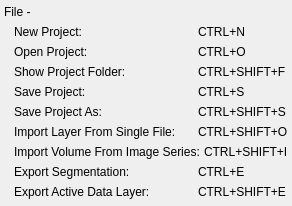
              <widget class="QWidget" name="widget_4" native="true">
               <property name="sizePolicy">
                <sizepolicy hsizetype="Preferred" vsizetype="Fixed">
                 <horstretch>0</horstretch>
                 <verstretch>0</verstretch>
                </sizepolicy>
               </property>
               <layout class="QVBoxLayout" name="verticalLayout">
                <property name="spacing">
                 <number>0</number>
                </property>
                <property name="leftMargin">
                 <number>4</number>
                </property>
                <property name="topMargin">
                 <number>2</number>
                </property>
                <property name="rightMargin">
                 <number>4</number>
                </property>
                <property name="bottomMargin">
                 <number>4</number>
                </property>
                <item>
                 <widget class="QWidget" name="widget_3" native="true">
                  <layout class="QHBoxLayout" name="horizontalLayout_6">
                   <property name="spacing">
                    <number>0</number>
                   </property>
                   <property name="margin">
                    <number>0</number>
                   </property>
                   <item>
                    <widget class="QLabel" name="label">
                     <property name="minimumSize">
                      <size>
                       <width>0</width>
                       <height>20</height>
                      </size>
                     </property>
                     <property name="text">
                      <string>File -</string>
                     </property>
                    </widget>
                   </item>
                  </layout>
                 </widget>
                </item>
                <item>
                 <widget class="QWidget" name="widget_5" native="true">
                  <property name="minimumSize">
                   <size>
                    <width>0</width>
                    <height>20</height>
                   </size>
                  </property>
                  <layout class="QHBoxLayout" name="horizontalLayout_7" stretch="2,1">
                   <property name="spacing">
                    <number>4</number>
                   </property>
                   <property name="leftMargin">
                    <number>10</number>
                   </property>
                   <property name="topMargin">
                    <number>0</number>
                   </property>
                   <property name="rightMargin">
                    <number>0</number>
                   </property>
                   <property name="bottomMargin">
                    <number>0</number>
                   </property>
                   <item>
                    <widget class="QLabel" name="label_2">
                     <property name="text">
                      <string>New Project:</string>
                     </property>
                    </widget>
                   </item>
                   <item>
                    <widget class="QLabel" name="label_3">
                     <property name="text">
                      <string>CTRL+N</string>
                     </property>
                    </widget>
                   </item>
                  </layout>
                 </widget>
                </item>
                <item>
                 <widget class="QWidget" name="widget_6" native="true">
                  <property name="minimumSize">
                   <size>
                    <width>0</width>
                    <height>20</height>
                   </size>
                  </property>
                  <layout class="QHBoxLayout" name="horizontalLayout_8" stretch="2,1">
                   <property name="spacing">
                    <number>4</number>
                   </property>
                   <property name="leftMargin">
                    <number>10</number>
                   </property>
                   <property name="topMargin">
                    <number>0</number>
                   </property>
                   <property name="rightMargin">
                    <number>0</number>
                   </property>
                   <property name="bottomMargin">
                    <number>0</number>
                   </property>
                   <item>
                    <widget class="QLabel" name="label_4">
                     <property name="text">
                      <string>Open Project:</string>
                     </property>
                    </widget>
                   </item>
                   <item>
                    <widget class="QLabel" name="label_5">
                     <property name="text">
                      <string>CTRL+O</string>
                     </property>
                    </widget>
                   </item>
                  </layout>
                 </widget>
                </item>
                <item>
                 <widget class="QWidget" name="widget_7" native="true">
                  <property name="minimumSize">
                   <size>
                    <width>0</width>
                    <height>20</height>
                   </size>
                  </property>
                  <layout class="QHBoxLayout" name="horizontalLayout_9" stretch="2,1">
                   <property name="spacing">
                    <number>4</number>
                   </property>
                   <property name="leftMargin">
                    <number>10</number>
                   </property>
                   <property name="topMargin">
                    <number>0</number>
                   </property>
                   <property name="rightMargin">
                    <number>0</number>
                   </property>
                   <property name="bottomMargin">
                    <number>0</number>
                   </property>
                   <item>
                    <widget class="QLabel" name="label_6">
                     <property name="text">
                      <string>Show Project Folder:</string>
                     </property>
                    </widget>
                   </item>
                   <item>
                    <widget class="QLabel" name="label_7">
                     <property name="text">
                      <string>CTRL+SHIFT+F</string>
                     </property>
                    </widget>
                   </item>
                  </layout>
                 </widget>
                </item>
                <item>
                 <widget class="QWidget" name="widget_8" native="true">
                  <property name="minimumSize">
                   <size>
                    <width>0</width>
                    <height>20</height>
                   </size>
                  </property>
                  <layout class="QHBoxLayout" name="horizontalLayout_10" stretch="2,1">
                   <property name="spacing">
                    <number>4</number>
                   </property>
                   <property name="leftMargin">
                    <number>10</number>
                   </property>
                   <property name="topMargin">
                    <number>0</number>
                   </property>
                   <property name="rightMargin">
                    <number>0</number>
                   </property>
                   <property name="bottomMargin">
                    <number>0</number>
                   </property>
                   <item>
                    <widget class="QLabel" name="label_8">
                     <property name="text">
                      <string>Save Project:</string>
                     </property>
                    </widget>
                   </item>
                   <item>
                    <widget class="QLabel" name="label_9">
                     <property name="text">
                      <string>CTRL+S</string>
                     </property>
                    </widget>
                   </item>
                  </layout>
                 </widget>
                </item>
                <item>
                 <widget class="QWidget" name="widget_55" native="true">
                  <property name="minimumSize">
                   <size>
                    <width>0</width>
                    <height>20</height>
                   </size>
                  </property>
                  <layout class="QHBoxLayout" name="horizontalLayout_51" stretch="2,1">
                   <property name="spacing">
                    <number>4</number>
                   </property>
                   <property name="leftMargin">
                    <number>10</number>
                   </property>
                   <property name="topMargin">
                    <number>0</number>
                   </property>
                   <property name="rightMargin">
                    <number>0</number>
                   </property>
                   <property name="bottomMargin">
                    <number>0</number>
                   </property>
                   <item>
                    <widget class="QLabel" name="label_84">
                     <property name="text">
                      <string>Save Project As:</string>
                     </property>
                    </widget>
                   </item>
                   <item>
                    <widget class="QLabel" name="label_85">
                     <property name="text">
                      <string>CTRL+SHIFT+S</string>
                     </property>
                    </widget>
                   </item>
                  </layout>
                 </widget>
                </item>
                <item>
                 <widget class="QWidget" name="widget_9" native="true">
                  <property name="minimumSize">
                   <size>
                    <width>0</width>
                    <height>20</height>
                   </size>
                  </property>
                  <layout class="QHBoxLayout" name="horizontalLayout_11" stretch="2,1">
                   <property name="spacing">
                    <number>4</number>
                   </property>
                   <property name="leftMargin">
                    <number>10</number>
                   </property>
                   <property name="topMargin">
                    <number>0</number>
                   </property>
                   <property name="rightMargin">
                    <number>0</number>
                   </property>
                   <property name="bottomMargin">
                    <number>0</number>
                   </property>
                   <item>
                    <widget class="QLabel" name="label_10">
                     <property name="text">
                      <string>Import Layer From Single File:</string>
                     </property>
                    </widget>
                   </item>
                   <item>
                    <widget class="QLabel" name="label_11">
                     <property name="text">
                      <string>CTRL+SHIFT+O</string>
                     </property>
                    </widget>
                   </item>
                  </layout>
                 </widget>
                </item>
                <item>
                 <widget class="QWidget" name="widget_10" native="true">
                  <property name="minimumSize">
                   <size>
                    <width>0</width>
                    <height>20</height>
                   </size>
                  </property>
                  <layout class="QHBoxLayout" name="horizontalLayout_12" stretch="2,1">
                   <property name="spacing">
                    <number>4</number>
                   </property>
                   <property name="leftMargin">
                    <number>10</number>
                   </property>
                   <property name="topMargin">
                    <number>0</number>
                   </property>
                   <property name="rightMargin">
                    <number>0</number>
                   </property>
                   <property name="bottomMargin">
                    <number>0</number>
                   </property>
                   <item>
                    <widget class="QLabel" name="label_12">
                     <property name="text">
                      <string>Import Volume From Image Series:</string>
                     </property>
                    </widget>
                   </item>
                   <item>
                    <widget class="QLabel" name="label_13">
                     <property name="text">
                      <string>CTRL+SHIFT+I</string>
                     </property>
                    </widget>
                   </item>
                  </layout>
                 </widget>
                </item>
                <item>
                 <widget class="QWidget" name="widget_11" native="true">
                  <property name="minimumSize">
                   <size>
                    <width>0</width>
                    <height>20</height>
                   </size>
                  </property>
                  <layout class="QHBoxLayout" name="horizontalLayout_13" stretch="2,1">
                   <property name="spacing">
                    <number>4</number>
                   </property>
                   <property name="leftMargin">
                    <number>10</number>
                   </property>
                   <property name="topMargin">
                    <number>0</number>
                   </property>
                   <property name="rightMargin">
                    <number>0</number>
                   </property>
                   <property name="bottomMargin">
                    <number>0</number>
                   </property>
                   <item>
                    <widget class="QLabel" name="label_14">
                     <property name="text">
                      <string>Export Segmentation:</string>
                     </property>
                    </widget>
                   </item>
                   <item>
                    <widget class="QLabel" name="label_15">
                     <property name="text">
                      <string>CTRL+E</string>
                     </property>
                    </widget>
                   </item>
                  </layout>
                 </widget>
                </item>
                <item>
                 <widget class="QWidget" name="widget_12" native="true">
                  <property name="minimumSize">
                   <size>
                    <width>0</width>
                    <height>20</height>
                   </size>
                  </property>
                  <layout class="QHBoxLayout" name="horizontalLayout_14" stretch="2,1">
                   <property name="spacing">
                    <number>4</number>
                   </property>
                   <property name="leftMargin">
                    <number>10</number>
                   </property>
                   <property name="topMargin">
                    <number>0</number>
                   </property>
                   <property name="rightMargin">
                    <number>0</number>
                   </property>
                   <property name="bottomMargin">
                    <number>0</number>
                   </property>
                   <item>
                    <widget class="QLabel" name="label_16">
                     <property name="text">
                      <string>Export Active Data Layer:</string>
                     </property>
                    </widget>
                   </item>
                   <item>
                    <widget class="QLabel" name="label_17">
                     <property name="text">
                      <string>CTRL+SHIFT+E</string>
                     </property>
                    </widget>
                   </item>
                  </layout>
                 </widget>
                </item>
               </layout>
              </widget>
